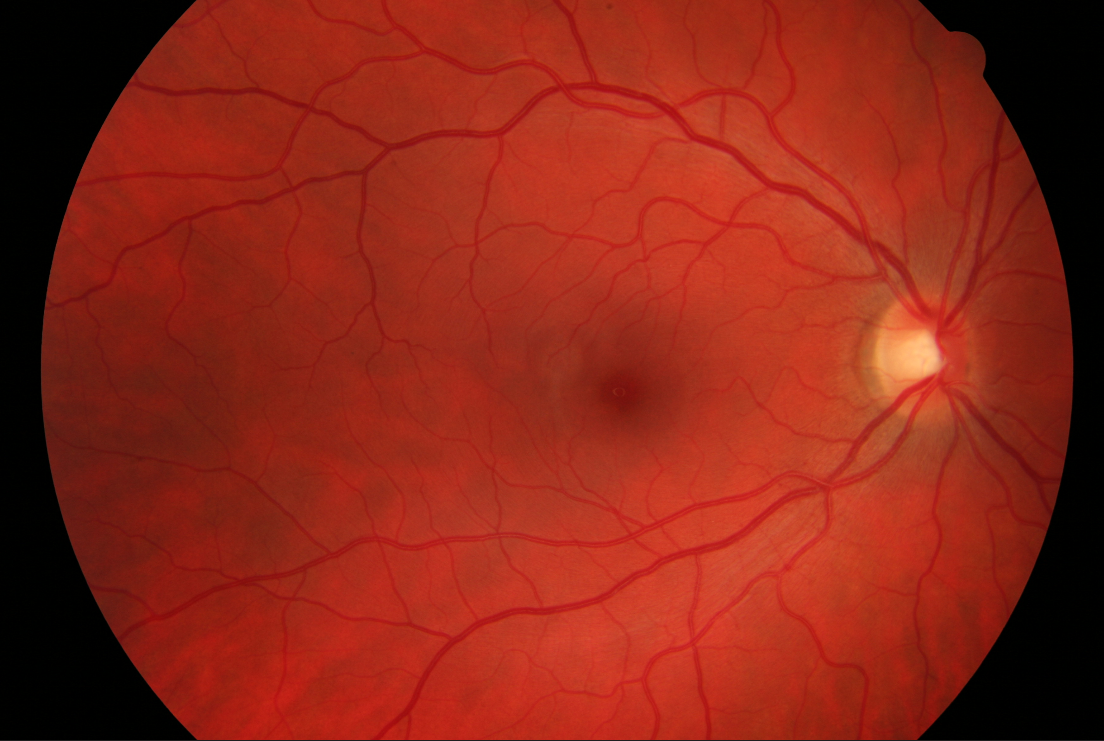
#> input picture images/oko2.png, 1104 x 741 px
$ python main2.py
#> lines starting #> are read from the running program, lines starting #| are printed output that depends on the picture
import cv2
import copy
import matplotlib
import numpy as np
from skimage import filters
import skimage
from matplotlib import pyplot as plt
# wyrzucic obramowaine maska field of view
# sprobowac wypelnic linie
def main():
    image = skimage.io.imread('images/oko2.png')
#> image is the input picture: shape (741, 1104, 4); mean R, G, B, A 139.1, 37.9, 23.1, 255
    image = image[:, :, 1]
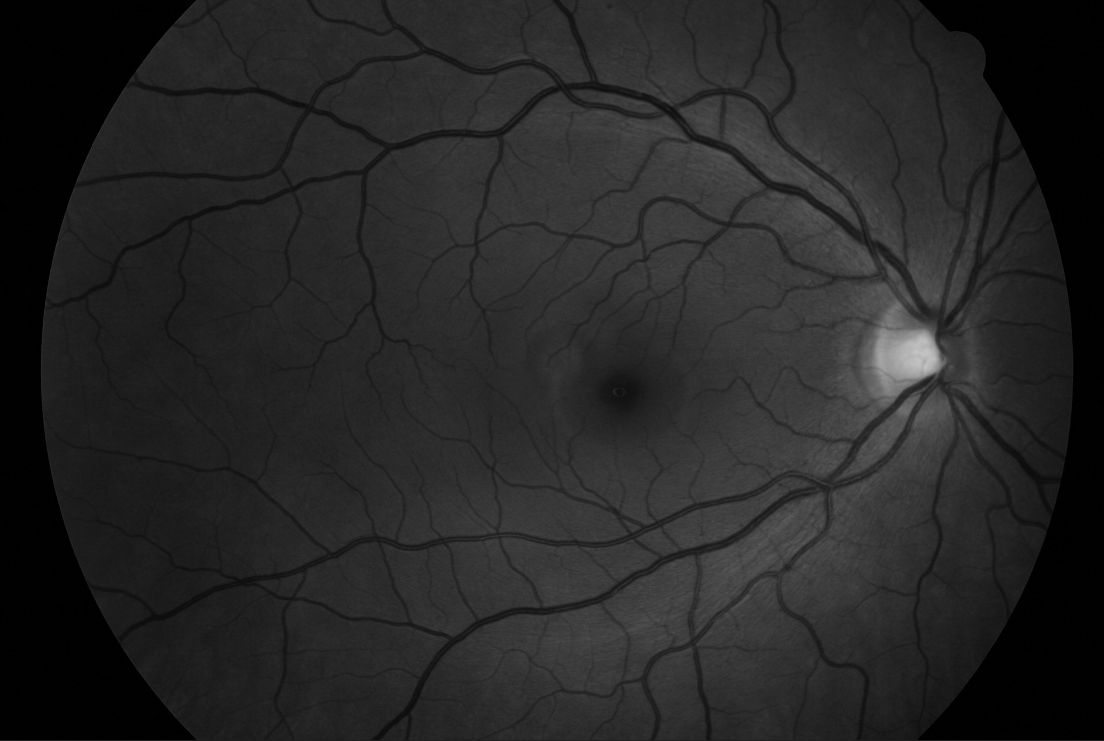
#> image: shape (741, 1104); min 0, max 197, mean 37.9

    # Apply Gaussian blur
    blurred_image = cv2.GaussianBlur(image, (5, 5), 2)

    # Apply Canny edge detection
    edges = cv2.Canny(blurred_image, 5, 25)
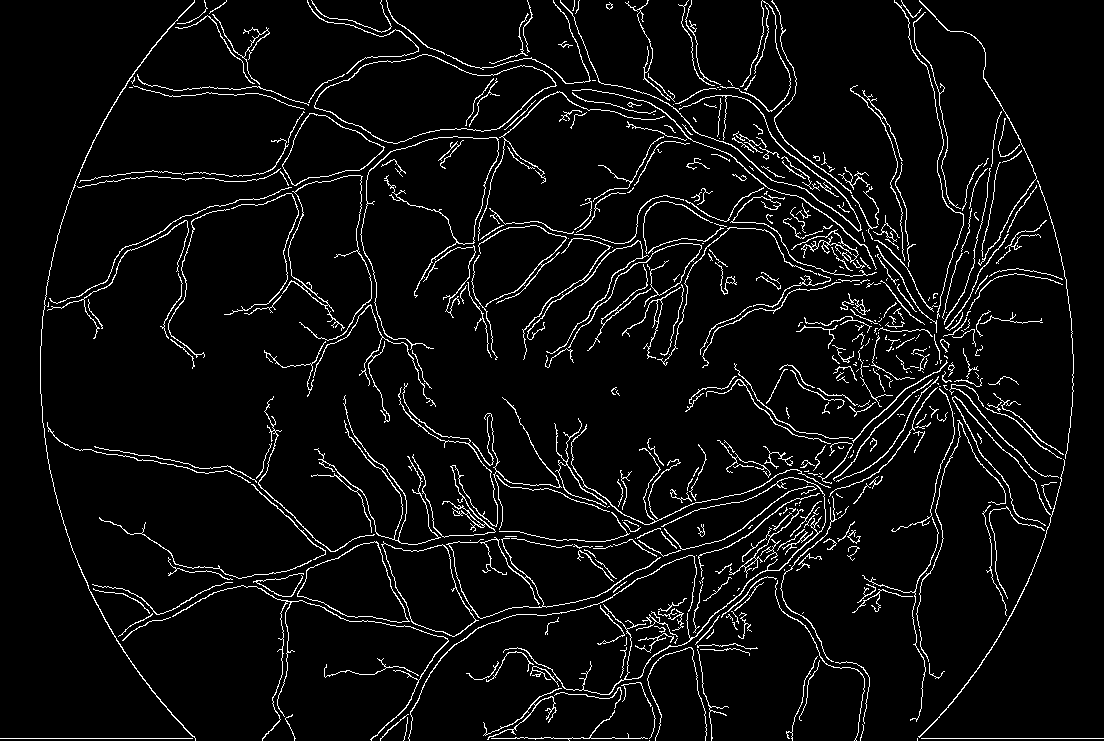
#> edges: shape (741, 1104); 5.3% white in thin lines or dots

    # Invert the image to get negative
    negative_image = 255 - edges
#> negative_image: shape (741, 1104); 94.7% white; black in thin lines or dots


    # Display the negative image with filled lines
    plt.imshow(negative_image, cmap='gray')
    plt.title('Filled Image')
    plt.axis('off')
    plt.show()


if __name__ == '__main__':
    main()

$ run again, with images/02_h.jpg saved as images/oko2.png
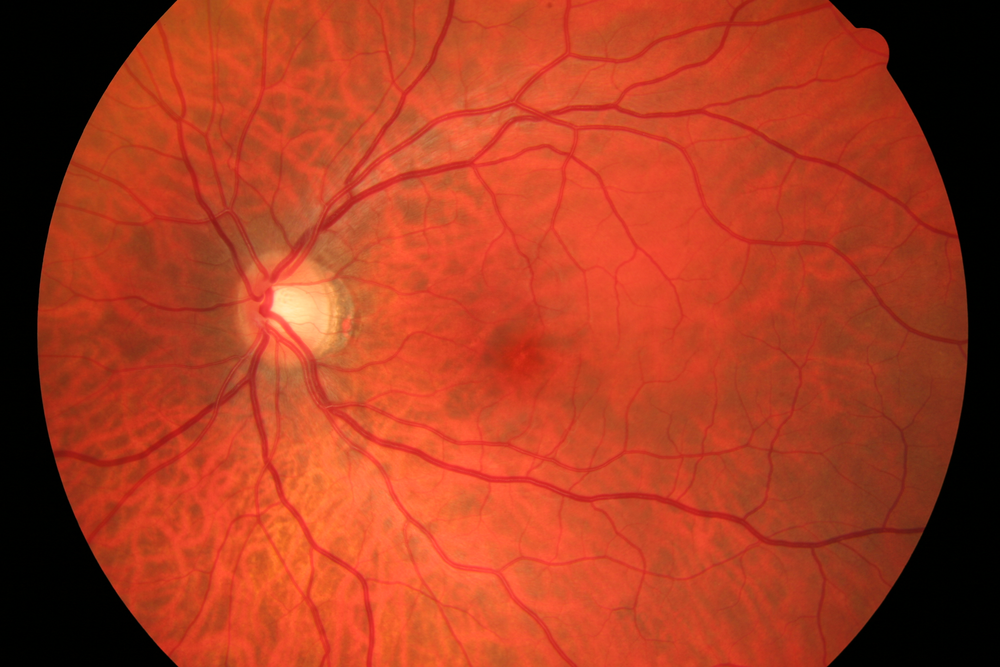
#> input picture images/02_h.jpg, 1000 x 667 px, shrunk from 3504 x 2336 before the run
#> in main, image is the input picture: shape (667, 1000, 3); mean R, G, B 169.4, 59.9, 32.6
#> in main, `image = image[:, :, 1]`:
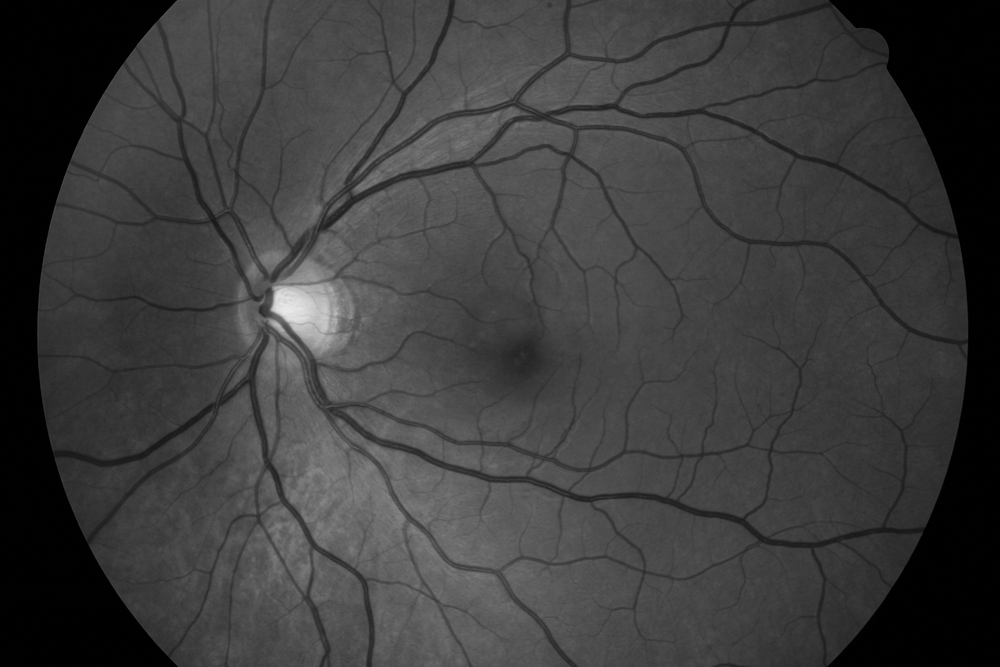
#> image: shape (667, 1000); min 0, max 234, mean 59.9
#> in main, `edges = cv2.Canny(blurred_image, 5, 25)`:
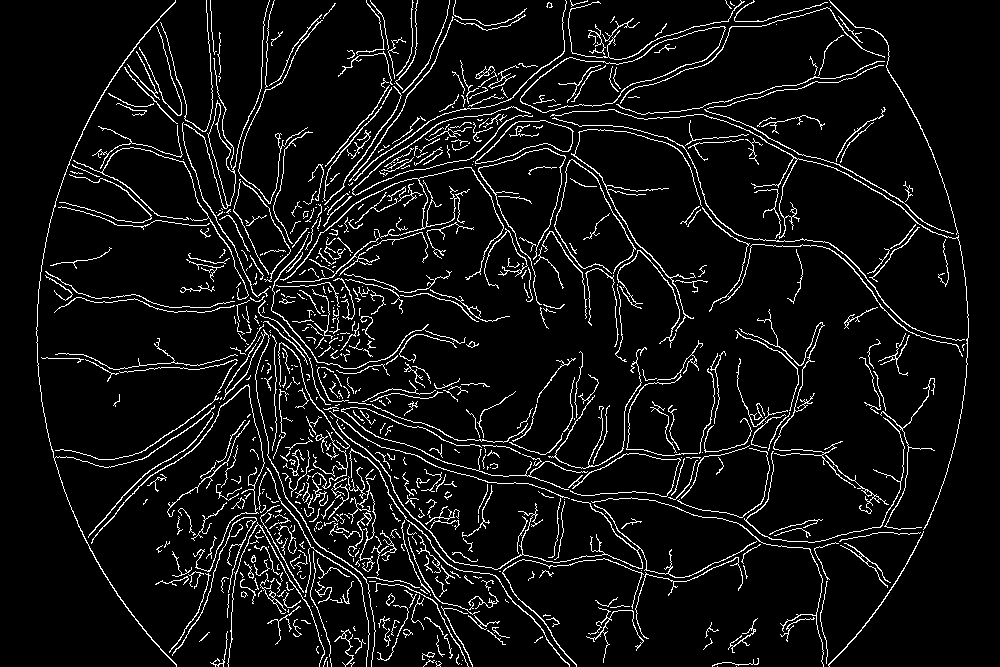
#> edges: shape (667, 1000); 7% white in thin lines or dots
#> negative_image: shape (667, 1000); 93% white; black in thin lines or dots
